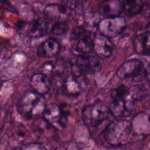
#> input picture website/media/CRC/01_TUMOR/1460_CRC-Prim-HE-04_029.tif_Row_1_Col_601.tif, 150 x 150 px, given as the content of the folder karia/Documents/DECSession6/Stage/CBMIR/website/media/query/, which was not available
$ python Canberra_bio.py
#> lines starting #> are read from the running program, lines starting #| are printed output that depends on the picture
import cv2 # Opencv
from pandas import read_csv
import numpy as np
from BiT import bio_taxo,biodiversity,taxonomy
import pandas as pd
from typing import List
from os import listdir
import datetime as dt
from math import sqrt
import matplotlib.pyplot as plt # to show query
import statistics
from statistics import mode
from scipy.spatial import distance
from typing import List
from os import listdir

def start():
    print("started")


path = "C:/Users/Zakaria/Documents/DECSession6/Stage/CBMIR/website/"

queryimg_path = path+"media/query/"
queryimg_dir:List[str] = listdir(queryimg_path)

images_path = path+"media/CRC/"
images_dir:List[str] = listdir(images_path)


def bio(file, dossier,nom):
    # Extract BiT features
    features = biodiversity(file)
    final_list = np.append(nom, features)
    final_list = np.append(final_list, dossier)
    return final_list


def sortbydist(row):
    #print("row",row[1])
    return row[1]   #sort by distance ascending


def most_common(List):
    return max(set(List), key = List.count)


ListOfFeatures = list()


for fichier in listdir(queryimg_path):
    # Load image
    img_path = queryimg_path + fichier
    img = cv2.imread(img_path)
#> img is the input picture: shape (150, 150, 3); mean B, G, R 89.5, 45.9, 101.2
    img_gray = cv2.cvtColor(img, cv2.COLOR_BGR2GRAY)
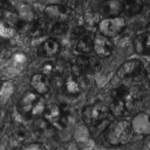
#> img_gray: shape (150, 150); min 12, max 228, mean 67.4
    # Feature extraction with BiT
    carac_bio = bio(img_gray, 'QueryImage',fichier)
#> (the run stopped early here; a loop or call above may not have finished)

$ run again, on website/media/CRC/03_COMPLEX/10457_CRC-Prim-HE-03_002.tif_Row_751_Col_1351.tif
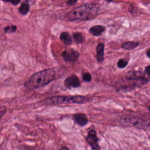
#> input picture website/media/CRC/03_COMPLEX/10457_CRC-Prim-HE-03_002.tif_Row_751_Col_1351.tif, 150 x 150 px, given as the content of the folder karia/Documents/DECSession6/Stage/CBMIR/website/media/query/, which was not available
#> img is the input picture: shape (150, 150, 3); mean B, G, R 126.8, 85.6, 164.2
#> `img_gray = cv2.cvtColor(img, cv2.COLOR_BGR2GRAY)`:
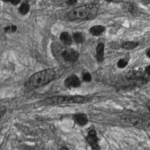
#> img_gray: shape (150, 150); min 17, max 220, mean 113.8
